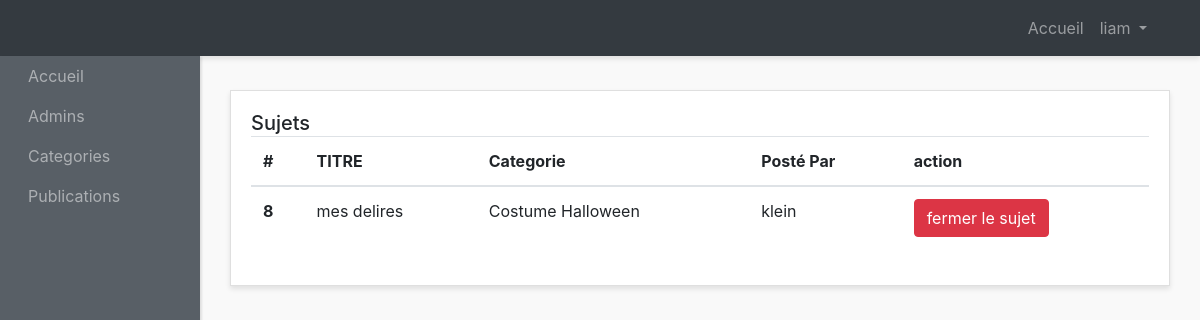
/postedTopic/ (signed in), run on the app's committed database.
### website/models.py (models this page shows)
class PostMessage(models.Model):
    title = models.CharField(max_length=100)  # Augmentation de la longueur du titre
    message = models.TextField()
    posted_date = models.DateTimeField(auto_now_add=True)  # Utilisation de DateTimeField pour la date et l'heure de publication
    closes = models.BooleanField(default=False)  # Par défaut, le message n'est pas clos
    category = models.ForeignKey(Category, on_delete=models.CASCADE)  # Correction du nom du champ Category en minuscules
    user= models.ForeignKey(Users, on_delete= models.CASCADE)
    avatar = models.ImageField(null=True, blank=True, upload_to='img/')  # Ajout d'un champ pour l'avatar

class Category(models.Model):
    title = models.CharField(max_length=100)  # Augmentation de la longueur du titre
    description = models.TextField()
    added_by = models.ForeignKey(Admins, on_delete=models.CASCADE)  # Renommage du champ addedBy en snake_case

class Users(models.Model):
    pseudo = models.CharField(max_length=50, unique=True)
    email = models.EmailField()
    password = models.CharField(max_length=100)  # Utilisation de CharField pour le mot de passe
    role = models.CharField(max_length=20, default="User")  # Limiter la longueur du rôle
    avatar = models.ImageField( null=True, blank=True, upload_to='img/')  # Ajout d'un champ pour l'avatar
    activated = models.BooleanField(default=True)  # Par défaut, l'utilisateur n'est pas activé
    birthdate= models.DateField(null=False)
    description= models.TextField(null=False, default='JE suis un membre anonyme du forum')

### website/views.py (the view)
# urls.py: path('postedTopic/',views.postedTopic, name="postedTopic"),
def postedTopic(request):
    posts= PostMessage.objects.all()
    pseudo= request.session.get("Admin_pseudo")
    return render(request,"admin-panel/topics-admins/show-topics.html" , context={"posts":posts,"pseudo":pseudo})

### forum/templates/admin-panel/topics-admins/show-topics.html (shortened to what this page needs)
{% load static %}
<!DOCTYPE html>
<html lang="en">
<head>
    <link href="http://maxcdn.bootstrapcdn.com/bootstrap/4.0.0/css/bootstrap.min.css" rel="stylesheet">
    <link href="{% static 'style.css' %}" rel="stylesheet">
</head>
<body>
<div id="wrapper">
    <nav class="navbar header-top fixed-top navbar-expand-lg  navbar-dark bg-dark">
      <div class="container">
      <div class="collapse navbar-collapse" id="navbarText">
        <ul class="navbar-nav side-nav" >
          <li class="nav-item">
            <a class="nav-link" style="margin-left: 20px;" href="{% url 'AdminIndex' %}">Accueil
            </a>
          </li>
          <li class="nav-item">
            <a class="nav-link" href="{% url 'AdminsList' %}" style="margin-left: 20px;">Admins</a>
          </li>
          <li class="nav-item">
            <a class="nav-link" href="{% url 'AdminCategory' %}"  style="margin-left: 20px;">Categories</a>
          </li>
          <li class="nav-item">
            <a class="nav-link" href="{% url 'postedTopic' %}"  style="margin-left: 20px;">Publications</a>
          </li>
        </ul>
        <ul class="navbar-nav ml-md-auto d-md-flex">
          <li class="nav-item">
            <a class="nav-link" href="{% url 'AdminIndex' %}">Accueil
            </a>
          </li>
          <li class="nav-item dropdown">
            <a class="nav-link  dropdown-toggle" href="#" id="navbarDropdown" role="button" data-toggle="dropdown" aria-haspopup="true" aria-expanded="false">
              {{ pseudo }}
            </a>
          </li>
        </ul>
      </div>
    </div>
    </nav>
    <div class="container-fluid">
          <div class="row">
        <div class="col">
          <div class="card">
            <div class="card-body">
              <h5 class="card-title mb-4 d-inline">Sujets</h5>
              <table class="table">
                <thead>
                  <tr>
                    <th scope="col">#</th>
                    <th scope="col">TITRE</th>
                    <th scope="col">Categorie</th>
                    <th scope="col">Posté Par</th>
                    <th scope="col">action</th>
                  </tr>
                </thead>
                <tbody>
                  {% if posts %}
                  {% for post in posts %}
                  <tr>
                    <th scope="row">{{post.pk}}</th>
                    <td>{{post.title}}</td>
                    <td> {{post.category.title}}</td>
                    <td>  {{post.user.pseudo}}</td>
                    {% if post.closes == False %}
                     <td><a href="{% url 'FermerSujet' id=post.pk %}" class="btn btn-danger  text-center ">fermer le sujet</a></td>
                     {% else %}
                     <td class="text-danger">Ce Sujet a été Fermé</td>
                     {% endif %}
                  </tr>
                  {% endfor %}
                  {% endif %}
                </tbody>
              </table>
            </div>
          </div>
        </div>
      </div>
  </div>
</body>
</html>

### website/static/style.css (style rules this page uses)
body { background: #f9f9f9; }
#wrapper { padding: 90px 15px; }
.navbar-expand-lg .navbar-nav.side-nav { flex-direction: column; }
.card { margin-bottom: 15px; border-radius: 0; box-shadow: 0 3px 5px rgba(0, 0, 0, 0.1); }
.header-top { box-shadow: 0 3px 5px rgba(0, 0, 0, 0.1); }
@media (min-width: 992px) { #wrapper { margin-left: 200px; padding: 90px 15px 15px; } }
@media (min-width: 992px) { .navbar-nav.side-nav { background: #585f66; box-shadow: 2px 1px 2px rgba(0, 0, 0, 0.1); position: fixed; top: 56px; flex-direction: column !important; left: 0; width: 200px; overflow-y: auto; bottom: 0; overflow-x: hidden; padding-bottom: 40px; } }

### data on the page
PostMessage: pk "8", title "mes delires", category "Costume Halloween", user.pseudo "klein", closes "fermer le sujet"

### other printed values
{{ pseudo }} "liam"
